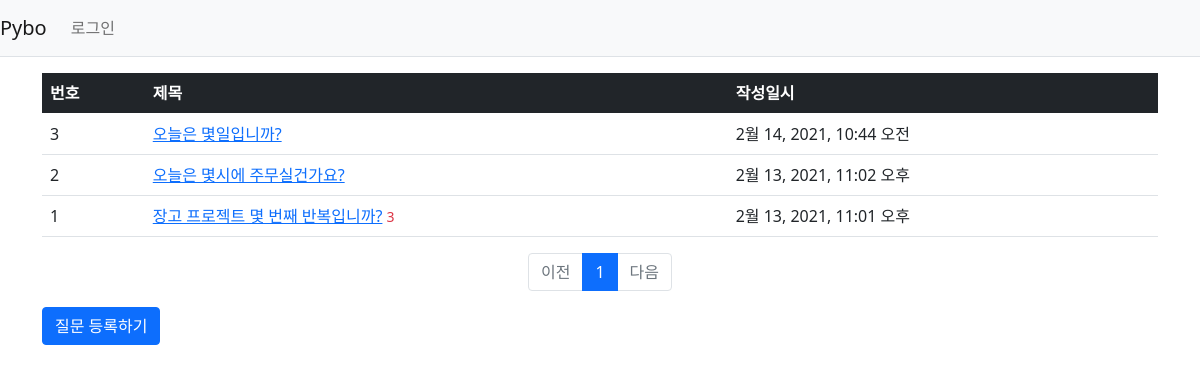
Before: /pybo/?page=2 with the older database file.
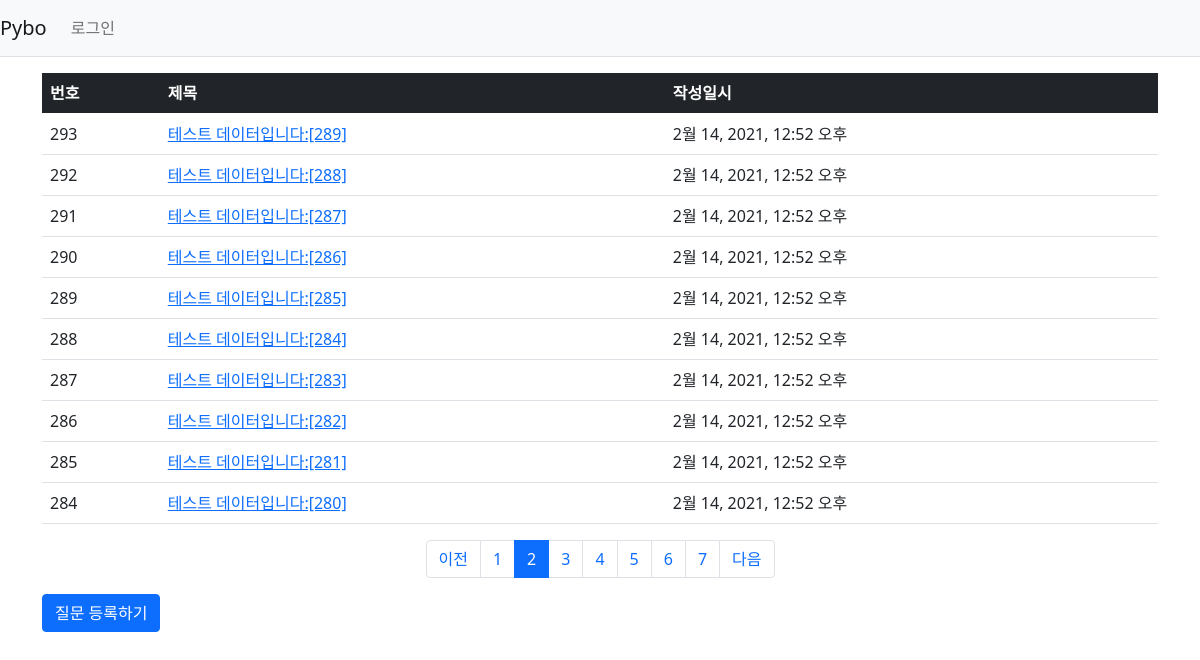
After: the same page with the newer database file.
### pybo/models.py (models this page shows, shortened)
class Question(models.Model):
    subject = models.CharField(max_length=200)
    content = models.TextField()
    create_date = models.DateTimeField()

### pybo/views.py (the view)
# urls.py: path('', views.index, name='index'),
def index(request):
    page = request.GET.get('page', '1')
    question_list = Question.objects.order_by('-create_date')
    paginator = Paginator(question_list, 10)
    page_obj = paginator.get_page(page)
    context = {'question_list': page_obj}
    return render(request, 'pybo/question_list.html', context)

### pybo/templatetags/pybo_filter.py (called while the page is built)
@register.filter
def sub(value, arg):
    return value - arg

### templates/pybo/question_list.html
{% extends 'base.html' %}
{% load pybo_filter %}
{% block content %}
<div class="container my-3">
    <table class="table">
        <thead>
            <tr class="table-dark">
                <th>번호</th>
                <th>제목</th>
                <th>작성일시</th>
            </tr>
        </thead>
        <tbody>
            {% if question_list %}
            {% for question in question_list %}
            <tr>
                <td>{{ question_list.paginator.count|sub:question_list.start_index|sub:forloop.counter|add:2 }}</td>
                <td>
                    <a href="{% url 'pybo:detail' question.id %}">{{ question.subject }}</a>
                    {% if question.answer_set.count > 0 %}
                    <span class="text-danger small ml-2">{{ question.answer_set.count }}</span>
                    {% endif %}
                </td>
                <td>{{ question.create_date }}</td>
            </tr>
            {% endfor %}
            {% else %}
            <tr>
                <td colspan="3">질문이 없습니다.</td>
            </tr>
            {% endif %}
        </tbody>
    </table>
    <ul class="pagination justify-content-center">
        {% if question_list.has_previous %}
        <li class="page-item">
            <a href="?page={{ question_list.previous_page_number|add:-5 }}" class="page-link">이전</a>
        </li>
        {% else %}
        <li class="page-item disabled">
            <a href="#" class="page-link" tabindex="-1">이전</a>
        </li>
        {% endif %}
        {% for page_number in question_list.paginator.page_range %}
            {% if page_number >= question_list.number|add:-5 and page_number <= question_list.number|add:5 %}
                {% if page_number == question_list.number %}
                <li class="page-item active">
                    <a href="?page={{ page_number }}" class="page-link">{{ page_number }}</a>
                </li>
                {% else %}
                <li class="page-item">
                    <a href="?page={{ page_number }}" class="page-link">{{ page_number }}</a>
                </li>
                {% endif %}
            {% endif %}
        {% endfor %}
        {% if question_list.has_next %}
        <li class="page-item">
            <a class="page-link" href="?page={{ question_list.next_page_number|add:5 }}">다음</a>
        </li>
        {% else %}
        <li class="page-item disabled">
            <a class="page-link" tabindex="-1" href="#">다음</a>
        </li>
        {% endif %}
    </ul>
    <a href="{% url 'pybo:question_create' %}" class="btn btn-primary">질문 등록하기</a>
</div>
{% endblock %}

Changed rows visible on the page:
no longer on this page (row unchanged): Question: paginator.count|sub "3", subject "오늘은 몇일입니까?", create_date "2월 14, 2021, 10:44 오전"
no longer on this page (row unchanged): Question: paginator.count|sub "2", subject "오늘은 몇시에 주무실건가요?", create_date "2월 13, 2021, 11:02 오후"
no longer on this page (row unchanged): Question: paginator.count|sub "1", subject "장고 프로젝트 몇 번째 반복입니까?", answer_set.count "3", create_date "2월 13, 2021, 11:01 오후"
added Question: paginator.count|sub "293", subject "테스트 데이터입니다:[289]", create_date "2월 14, 2021, 12:52 오후"
added Question: paginator.count|sub "292", subject "테스트 데이터입니다:[288]", create_date "2월 14, 2021, 12:52 오후"
added Question: paginator.count|sub "291", subject "테스트 데이터입니다:[287]", create_date "2월 14, 2021, 12:52 오후"
added Question: paginator.count|sub "290", subject "테스트 데이터입니다:[286]", create_date "2월 14, 2021, 12:52 오후"
added Question: paginator.count|sub "289", subject "테스트 데이터입니다:[285]", create_date "2월 14, 2021, 12:52 오후"
added Question: paginator.count|sub "288", subject "테스트 데이터입니다:[284]", create_date "2월 14, 2021, 12:52 오후"
added Question: paginator.count|sub "287", subject "테스트 데이터입니다:[283]", create_date "2월 14, 2021, 12:52 오후"
added Question: paginator.count|sub "286", subject "테스트 데이터입니다:[282]", create_date "2월 14, 2021, 12:52 오후"
added Question: paginator.count|sub "285", subject "테스트 데이터입니다:[281]", create_date "2월 14, 2021, 12:52 오후"
added Question: paginator.count|sub "284", subject "테스트 데이터입니다:[280]", create_date "2월 14, 2021, 12:52 오후"
Other visible differences:
list line gone: "1"
new list line: "1"
new list line: "2"
new list line: "3"
new list line: "4"
new list line: "5"
new list line: "6"
new list line: "7"
